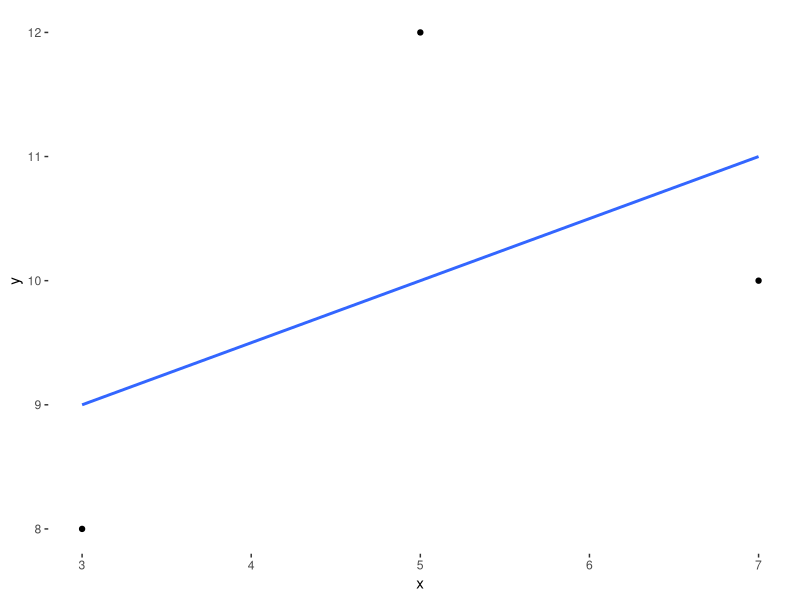
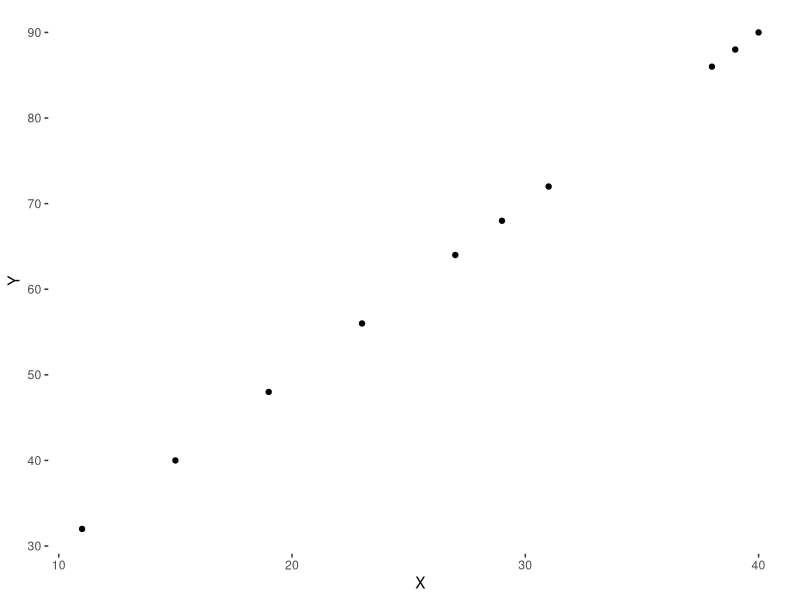
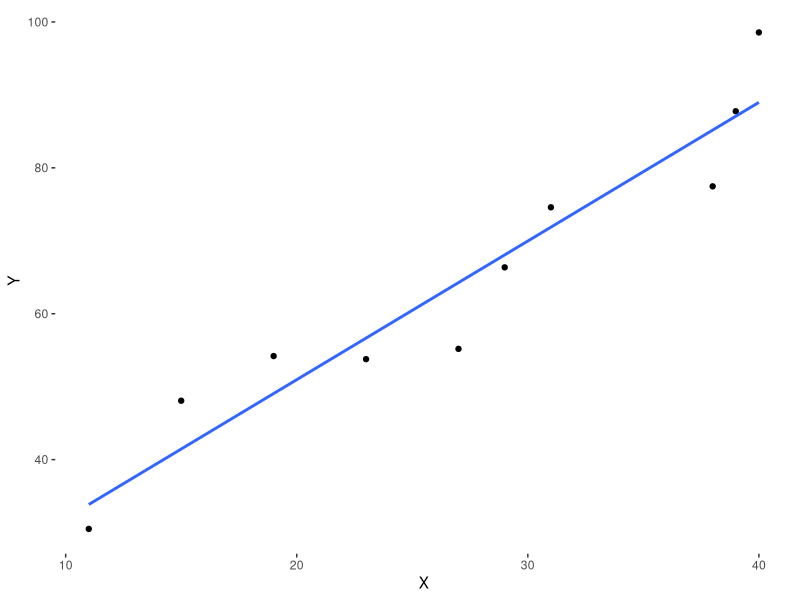
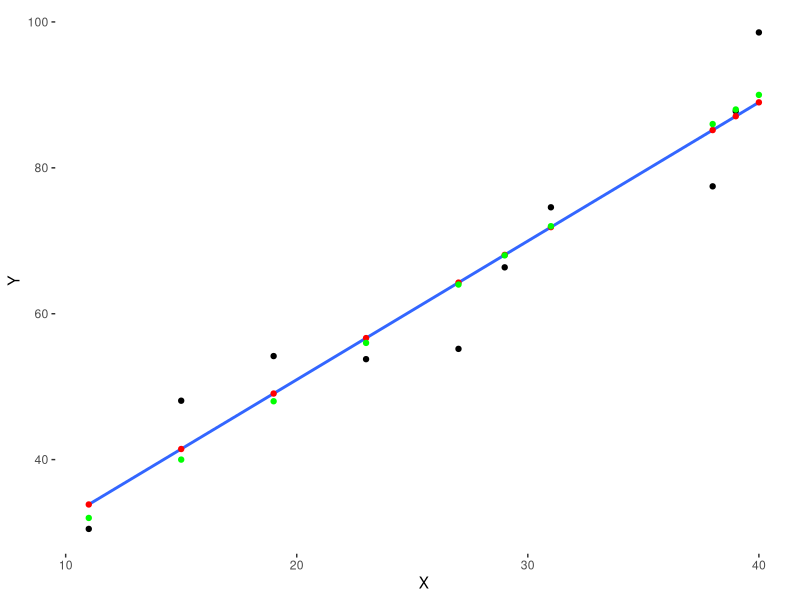
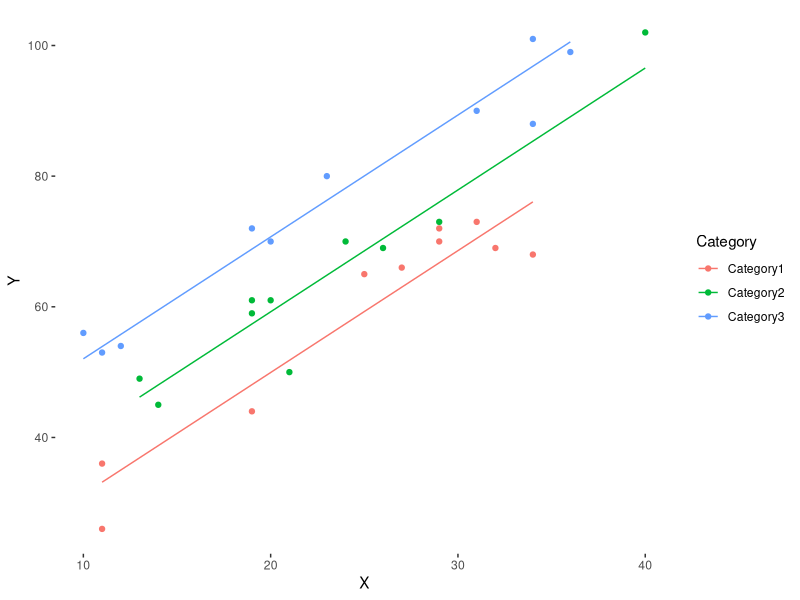
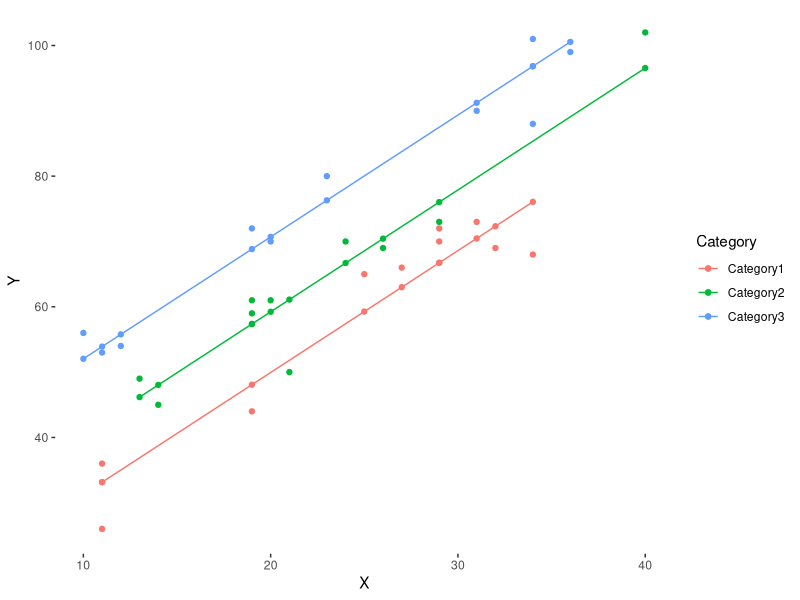

Here is the R script that generated these plots, in order:
## ---- chunk 1
knitr::opts_chunk$set(echo = FALSE)
## ---- chunk 2

library(tidyverse)
library(kableExtra)

## ---- chunk 3

LSData = data.frame(x = c(3, 5, 7), y = c(8, 12, 10))
knitr::kable(data.frame(LSData)) %>%
  kable_styling(full_width = F, bootstrap_options = "striped", font_size = 9)

## ---- chunk 4

p = ggplot(LSData, aes(x = x, y = y)) + 
  geom_point() +
  geom_smooth(method = "lm", se = F) +
  theme(panel.background = element_rect(fill = "white")) 
p

## ---- chunk 5

N = 10
Beta = 2
Alpha = 10

Data = data.frame(X = sample(seq(from = 10, to =40, by = 1), N, replace = TRUE))
Data = Data %>% mutate(Y =  Alpha + (X*Beta))

p = ggplot (aes(x = X, y = Y), data = Data) + 
  geom_point() +
  theme(panel.background = element_rect(fill = "white")) 
p

## ---- chunk 6

Data = Data %>% mutate(Y =  Y + rnorm(Y,  0 , 5))

p = ggplot (aes(x = X, y = Y), data = Data) + 
  geom_point() + 
  theme(panel.background = element_rect(fill = "white")) +

  geom_smooth(method = "lm", se = F)
p

## ---- chunk 7

mFit <- lm(Y ~ X, data = Data)
knitr::kable(data.frame(round(mFit$coefficients,2))) %>%
  kable_styling(full_width = F, bootstrap_options = "striped", font_size = 9)

## ---- chunk 8

Data$yhat <- predict(mFit, Data)
Data$yhat2  = Alpha + (Data$X * Beta)

p = ggplot (aes(x = X, y = Y), data = Data) + 
  geom_point() + 
  geom_smooth(method = "lm", se = F) +
  geom_point(aes(x = X, y = yhat), color = "red") +
  geom_point(aes(x = X, y = yhat2), color = "green") +
  theme(panel.background = element_rect(fill = "white")) 
p

## ---- chunk 9

# now generate with categorical (discrete variables)

N2 = N*3
# Observations generated have to be multiple of the number of categories 
# (R vectorizes the rnorm function and will insert the rows into the dataframe
# as long as the total is a multiple of the Model column values)

Data = data.frame(
  Category = c("Category1", "Category2", "Category3"), 
  CEffect = c(0, 10, 20), 
  X = sample(seq(from = 10, to =40, by = 1), N2, replace = TRUE))

Data = Data %>% mutate(Intercept =  (Alpha + CEffect)) %>%
                       mutate(Y = Intercept + (X * Beta)) %>%
                       mutate(Y = round(Y + rnorm(nrow(Data), 0, 5),0))
                              
mFit2 <- lm(Y ~ Category + X, data = Data)

knitr::kable(data.frame(round(mFit2$coefficients,2))) %>%
  kable_styling(full_width = F, bootstrap_options = "striped", font_size = 9)

## ---- chunk 10

Data$yhat <- predict(mFit2, Data)

p = ggplot (aes(x = X, y = Y, color = Category), data = Data) + 
  geom_point() +
  geom_line(aes(y = yhat)) +
  theme(panel.background = element_rect(fill = "white")) 

p

## ---- chunk 11

vY = as.matrix(select(Data, Y)) 
mX = model.matrix(Y ~ Category + X,  Data)
vBeta = solve(t(mX)%*%mX, t(mX)%*%vY) # solve using normal equations                    
knitr::kable(data.frame(round(vBeta,2))) %>%
  kable_styling(full_width = F, bootstrap_options = "striped", font_size = 9)

## ---- chunk 12

vBeta2 <- as.numeric(vBeta)
Data$neY <- t(vBeta2%*%t(mX)) 
# compare predictions using NE vs lm - should be the same

p = p + 
  geom_point(aes(x = X, y = neY), data = Data) +
  theme(panel.background = element_rect(fill = "white")) 
p
